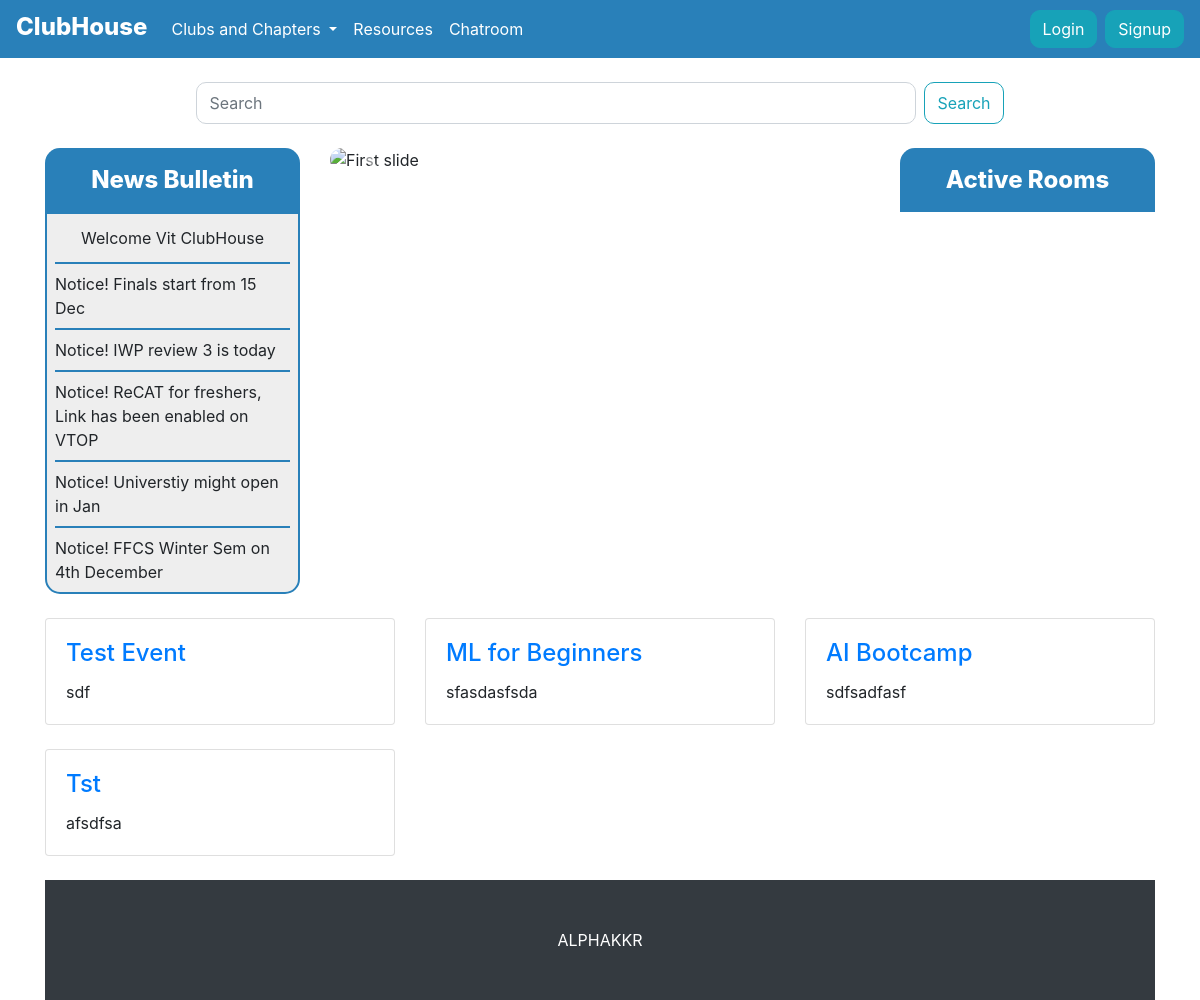
The app's page /, older data.
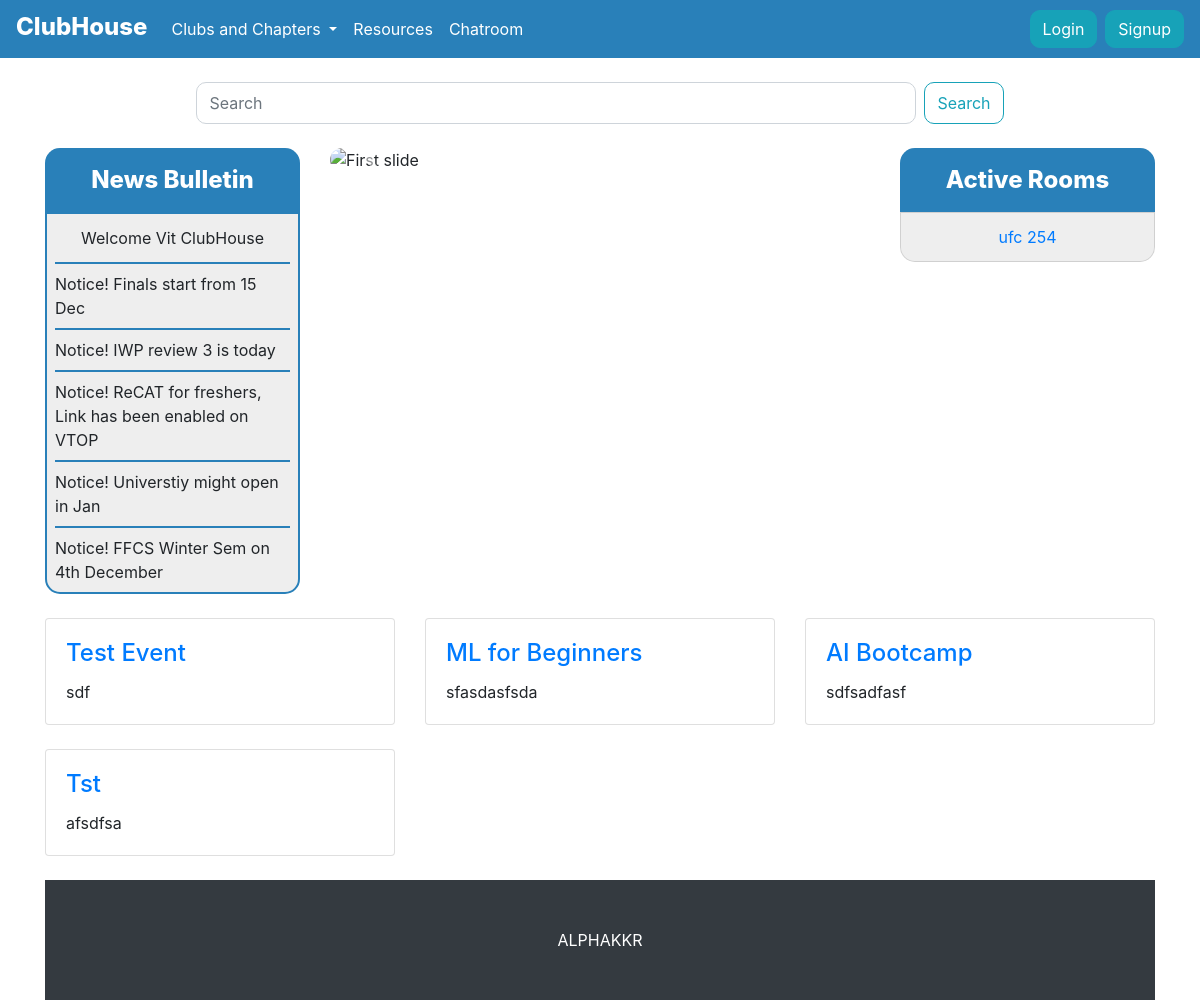
The same page, newer data.
### clubs/models.py (models this page shows, shortened)
class ClubEvent(models.Model):
    club_name       = models.ForeignKey(ClubAccount, on_delete=models.CASCADE, null=True)
    event_name      = models.CharField(max_length=100 ,default='', null=False, primary_key=True)
    event_desc      = models.TextField(default='', max_length=1000, null=True)
    event_poster    = models.ImageField(upload_to=path_and_rename_events, default='', null=True, storage=gd_storage, blank=True)
    poster_url      = models.URLField(default='', null=True, blank=True)
    event_url       = models.URLField(default='', null=True)

### chatapp/models.py (models this page shows, shortened)
class Room(models.Model):
    user = models.ForeignKey(UserAccount, on_delete=models.CASCADE, null=True)
    name = models.TextField(max_length=200, primary_key=True)
    created = models.DateTimeField(auto_now_add=True, null=True)
    ipaddress = models.GenericIPAddressField(null=True)

### homepage/views.py (the view)
# urls.py: path('', views.index, name='index'),
def index(request):
    if request.user.is_anonymous:
        return render(request, 'homepage/index.html', {'form_action': 'login', 'button_name': 'Login','objects': Room.objects.all(),'objects1':ClubEvent.objects.all()})
    else:
        return render(request, 'homepage/index.html', {'form_action': 'profile', 'button_name': 'Profile','objects': Room.objects.all(),'objects1':ClubEvent.objects.all()})

### homepage/templates/homepage/index.html (shortened to what the changed rows need)
<!doctype html>
<html lang="en">
<head>
    <link rel="stylesheet" href="https://stackpath.bootstrapcdn.com/bootstrap/4.5.0/css/bootstrap.min.css"
>
    <link rel="stylesheet" href="//code.jquery.com/ui/1.12.1/themes/base/jquery-ui.css">
</head>
<body>
        {% if user.is_authenticated %}
        {% load i18n %}
        {% endif %}
    <div class="container">
        <div class="row">
            <div class="col-lg-3 my-4" style='text-align: center'>
                <div class="list-group " style = 'border-radius:  0 0 15px 15px; '>
                    {% for k in objects %}
                    {% if forloop.counter < 6 %} <a href="/chatroom/{{k.name}}"  style = 'background-color: #eeeeee' class="list-group-item">{{k.name}}</a>
                        {% endif %}
                        {% endfor %}
                </div>
            </div>
        </div>
        <div class="row">
            {% for i in objects1 %}
            <div class="col-lg-4 col-md-6 mb-4">
                <div class="card h-100">
                    <div class="card-body">
                        <h4 class="card-title">
                            <a href="#">{{i.event_name}}</a>
                        </h4>
                        <p class="card-text">{{i.event_desc}}</p>
                    </div>
                </div>
            </div>
            {% if forloop.counter|divisibleby:3 %}
        </div>
        <div class="row">
            {% endif %}
            {% endfor %}
        </div>
</body>
</html>

Row changes from the older to the newer data that the page shows:
added Room: name "ufc 254"
